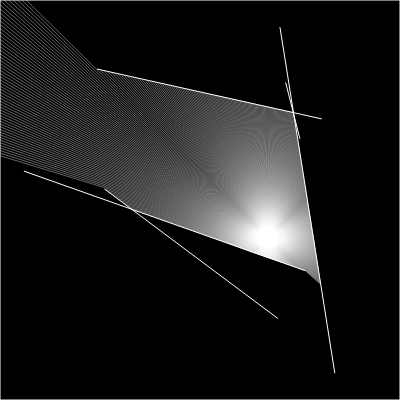
Frame 1 (no input)
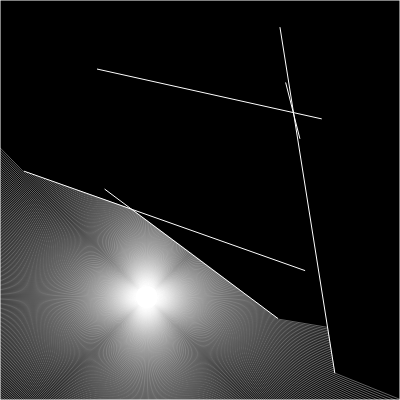
Frame 60 (no input)
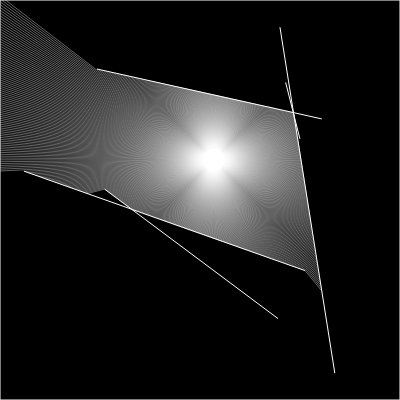
Frame 120 (the mouse pressed at the canvas centre since frame 60)

The p5.js sketch that drew these frames (run headless with seeded random() and noise() and a simulated clock; from frame 60 on, the mouse is pressed at the canvas centre):

// p5.js sketch
// ── sketch.js
let width = 400;
let height = 400;

let walls = [];
let ray;
let particle;

let xoff = 0;
let yoff = 1000;

function setup(){
    createCanvas(width,height);
    for(let i=0; i < 5; i++){
        let x1 = random(width);
        let x2 = random(width);
        let y1 = random(height);
        let y2 = random(height);
        walls[i] = new Boundary(x1,x2,y1,y2);
    }


    walls.push(new Boundary(0,0,width,0));
    walls.push(new Boundary(width,0,width,height));
    walls.push(new Boundary(width,height,0,height));
    walls.push(new Boundary(0,height,0,0));

    particle = new Particle();
}


function draw(){
    background(0);

    for(let wall of walls) {
        wall.show();
    }
    particle.update(noise(xoff)*width, noise(yoff) * height);
    particle.show();
    particle.look(walls);

    xoff += 0.02;
    yoff += 0.02;
    // ray.show();
    // ray.lookAt(mouseX, mouseY);

    // let pt = ray.cast(wall);
    // if (pt) {
    //     fill(255);
    //     ellipse(pt.x,pt.y,8,8);
    // }
}
// ── boundary.js
class Boundary {
    constructor(x1,y1,x2,y2){
        this.a = createVector(x1,y1);
        this.b = createVector(x2,y2);
    }

    show() {
        stroke(255);
        line(this.a.x,this.a.y,this.b.x,this.b.y);
    }
}
// ── particle.js
class Particle {
    constructor() {
        this.pos = createVector(width / 2, height / 2);
        this.rays = [];
        for(let a = 0; a < 360; a += .5){
            this.rays.push(new Ray(this.pos, radians(a)));
        }
    }

    update(x, y){
        this.pos.x = x;
        this.pos.y = y;
    }

    show() {
        fill(255);
        ellipse(this.pos.x, this.pos.y, 4);
        for(ray of this.rays){
           ray.show();
        }
    }

    look(wall) {
        for(ray of this.rays){
            let closest = null;
            let record = Infinity;
            for(let wall of walls){
                const pt = ray.cast(wall);
                if(pt){
                    const d = p5.Vector.dist(this.pos, pt);
                    if (d < record) {
                        record = d;
                        closest = pt;
                    }

                }
            }
            if (closest){
                stroke(255,100);
                line(this.pos.x, this.pos.y, closest.x, closest.y);
            }

        }
    }
}
// ── ray.js
class Ray {
    constructor(pos, angle){
        this.pos = pos;
        this.dir = p5.Vector.fromAngle(angle);
    }

    lookAt(x,y) {
        this.dir.x = x - this.pos.x;
        this.dir.y = y - this.pos.y;
        this.dir.normalize();
    }

    show(){
        stroke(255);
        push();
        translate(this.pos.x, this.pos.y);
        line(0,0,this.dir.x * 10,this.dir.y * 10);
        pop();
    }

    cast(wall){
        // https://en.wikipedia.org/wiki/Line%E2%80%93line_intersection

        const x1 = wall.a.x;
        const y1 = wall.a.y;
        const x2 = wall.b.x;
        const y2 = wall.b.y;

        const x3 = this.pos.x;
        const y3 = this.pos.y;
        const x4 = this.pos.x + this.dir.x;
        const y4 = this.pos.y + this.dir.y;

        const d = (x1 - x2) * (y3 - y4) - (y1 - y2) * (x3 - x4);
        if( d == 0 ) { return }

        const t = ((x1 - x3) * (y3 - y4) - (y1 - y3) * (x3 - x4)) / d ;
        const u = -((x1 - x2) * (y1 - y3) - (y1 - y2) * (x1 - x3)) / d;

        if (t > 0 && t < 1 && u > 0 ) {
            const pt = createVector();
            pt.x = x1 + t * (x2 - x1);
            pt.y = y1 + t * (y2 - y1);
            return pt;
        } else {
            return;
        }
    }
}
